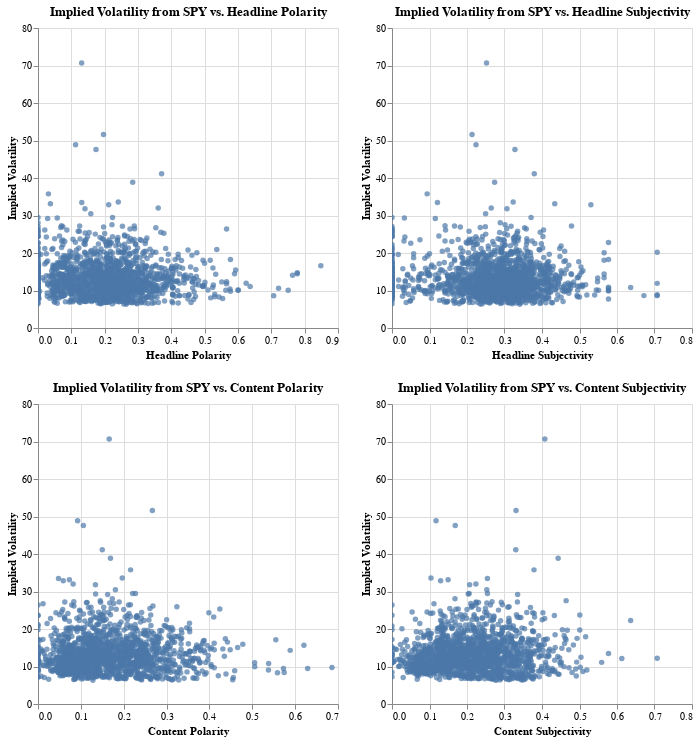

Notebook code for this chart:
### Markdown cell above
## We first look at the IV data from SPY and all news sources

### Code cell
# We fist plot the data
chart1 = alt.Chart(merged1).mark_circle().encode(
    x = alt.X('Headline Polarity'),
    y = alt.Y('IV30', title = 'Implied Volatility'),
    tooltip = ['IV30', 'Headline Polarity']
).properties(title = 'Implied Volatility from SPY vs. Headline Polarity').interactive()

chart2 = alt.Chart(merged1).mark_circle().encode(
    x = alt.X('Headline Subjectivity'),
    y = alt.Y('IV30', title = 'Implied Volatility'),
    tooltip = ['IV30', 'Headline Subjectivity']
).properties(title = 'Implied Volatility from SPY vs. Headline Subjectivity').interactive()

chart3 = alt.Chart(merged1).mark_circle().encode(
    x = alt.X('Content Polarity'),
    y = alt.Y('IV30', title = 'Implied Volatility'),
    tooltip = ['IV30', 'Content Polarity']
).properties(title = 'Implied Volatility from SPY vs. Content Polarity').interactive()

chart4 = alt.Chart(merged1).mark_circle().encode(
    x = alt.X('Content Subjectivity'),
    y = alt.Y('IV30', title = 'Implied Volatility'),
    tooltip = ['IV30', 'Content Subjectivity']
).properties(title = 'Implied Volatility from SPY vs. Content Subjectivity').interactive()

(chart1 & chart3) | (chart2 & chart4)

### Figure 1 — Vega-Lite specification as saved in the notebook (floating-point values rounded to 4 significant figures; data arrays with more than 128 entries replaced by an {"elided": "..."} marker saying what was removed)
{"config": {"view": {"continuousWidth": 300, "continuousHeight": 300}}, "hconcat": [{"vconcat": [{"mark": {"type": "circle"}, "encoding": {"tooltip": [{"field": "IV30", "type": "quantitative"}, {"field": "Headline Polarity", "type": "quantitative"}], "x": {"field": "Headline Polarity", "type": "quantitative"}, "y": {"field": "IV30", "title": "Implied Volatility", "type": "quantitative"}}, "name": "view_6", "title": "Implied Volatility from SPY vs. Headline Polarity"}, {"mark": {"type": "circle"}, "encoding": {"tooltip": [{"field": "IV30", "type": "quantitative"}, {"field": "Content Polarity", "type": "quantitative"}], "x": {"field": "Content Polarity", "type": "quantitative"}, "y": {"field": "IV30", "title": "Implied Volatility", "type": "quantitative"}}, "name": "view_7", "title": "Implied Volatility from SPY vs. Content Polarity"}]}, {"vconcat": [{"mark": {"type": "circle"}, "encoding": {"tooltip": [{"field": "IV30", "type": "quantitative"}, {"field": "Headline Subjectivity", "type": "quantitative"}], "x": {"field": "Headline Subjectivity", "type": "quantitative"}, "y": {"field": "IV30", "title": "Implied Volatility", "type": "quantitative"}}, "name": "view_8", "title": "Implied Volatility from SPY vs. Headline Subjectivity"}, {"mark": {"type": "circle"}, "encoding": {"tooltip": [{"field": "IV30", "type": "quantitative"}, {"field": "Content Subjectivity", "type": "quantitative"}], "x": {"field": "Content Subjectivity", "type": "quantitative"}, "y": {"field": "IV30", "title": "Implied Volatility", "type": "quantitative"}}, "name": "view_9", "title": "Implied Volatility from SPY vs. Content Subjectivity"}]}], "data": {"name": "data-0cad87642877ebf8a5dd631260178dd9"}, "params": [{"name": "param_7", "select": {"type": "interval", "encodings": ["x", "y"]}, "bind": "scales", "views": ["view_6"]}, {"name": "param_9", "select": {"type": "interval", "encodings": ["x", "y"]}, "bind": "scales", "views": ["view_7"]}, {"name": "param_8", "select": {"type": "interval", "encodings": ["x", "y"]}, "bind": "scales", "views": ["view_8"]}, {"name": "param_10", "select": {"type": "interval", "encodings": ["x", "y"]}, "bind": "scales", "views": ["view_9"]}], "$schema": "https://vega.github.io/schema/vega-lite/v5.8.0.json", "datasets": {"data-0cad87642877ebf8a5dd631260178dd9": {"elided": "1646 records"}}}
